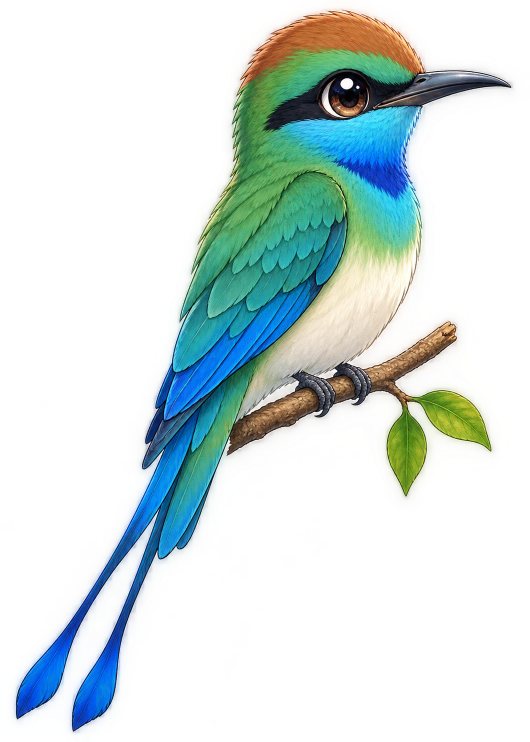
#> input picture docs/archive/blue-throated-bee-eater-pet/source/ref-01.png, 1060 x 1484 px (shown at 1/2 size); its folder holds 8 pictures in this run
$ python gen-pet-ai.py
#> lines starting #> are read from the running program, lines starting #| are printed output that depends on the picture
#!/usr/bin/env python3
"""
Blue-throated Bee-eater pet sprite generator (dsh-pet contribution) — v3 (AI route, ARCHIVED).

Superseded: the shipped assets are drawn by the pixel-art pipeline in gen-pet.py
(2026-09-07 review: the AI-illustration route was kept as a reviewed alternative;
sources ref-01..ref-08 remain part of the provenance record but are no longer
referenced by the shipped generator). This file is frozen for traceability.

Source-art composition pipeline. The animal art is a set of AI-generated
reference illustrations (see ./source/*.png, contributed by the repository
contributor with a declared license on record; not repository-authored),
already delivered as transparent-background RGBA portraits:

  ref-01  perched side view on a twig
  ref-02  flying side view, wings raised in a V
  ref-03  frontal hover, wings spread
  ref-04  perched side view, near wing partially raised (waving)

This generator keys nothing (sources are already transparent), fits each
sprite into the hatch-pet 8-column x 9-row atlas contract (192x208 cells,
row order idle / running-right / running-left / waving / jumping / failed /
waiting / running / review, frames [6, 8, 8, 4, 5, 8, 6, 6, 6]) and derives
the nine animation tracks with paper-doll transforms (breath, beat, sway,
tilt, droop, hop and mirroring), 4x supersampled and LANCZOS downscaled.

Outputs:
  packages/dsh-pet/assets/blue-throated-bee-eater/
    spritesheet.webp  1536x1872 lossless webp atlas
    previews/<track>.gif  one animated preview per track (192x208)
  docs/archive/blue-throated-bee-eater-pet/contact-sheet.png

Re-run: python3 docs/archive/blue-throated-bee-eater-pet/gen-pet.py
"""

import math
import os
from PIL import Image, ImageDraw, ImageFont

SS = 4  # supersample factor
CW, CH = 192, 208
COLUMNS = 8
ROWS = 9
BASE = os.path.dirname(os.path.abspath(__file__))

TRACKS = [
    ("idle", 6),
    ("running-right", 8),
    ("running-left", 8),
    ("waving", 4),
    ("jumping", 5),
    ("failed", 8),
    ("waiting", 6),
    ("running", 6),
    ("review", 6),
]

DURATIONS = {
    "idle": [500, 500, 600, 500, 500, 600],
    "running-right": [300, 300, 300, 300, 300, 300, 300, 400],
    "running-left": [300, 300, 300, 300, 300, 300, 300, 400],
    "waving": [450, 450, 450, 450],
    "jumping": [400, 400, 400, 450, 450],
    "failed": [550, 550, 550, 600, 650, 700, 550, 550],
    "waiting": [550, 550, 600, 550, 550, 600],
    "running": [330, 330, 330, 330, 330, 400],
    "review": [650, 650, 650, 650, 650, 650],
}

# --- sprite preparation -------------------------------------------------------

def strip_ghost(im, region, sat_max=0.22, feather=36):
    """Zero-way out low-saturation pixels inside a polygon region (the pale
    'ghost wing' overlapping the waving reference). Returns a copy."""
    from PIL import ImageFilter
    w, h = im.size
    mask = Image.new('L', (w, h), 0)
    d = ImageDraw.Draw(mask)
    d.polygon(region, fill=255)
    mask = mask.filter(ImageFilter.GaussianBlur(feather))
    pix = im.load()
    mpix = mask.load()
    out = im.copy()
    opix = out.load()
    for y in range(h):
        for x in range(w):
            if mpix[x, y] > 0:
                r, g, b, a = pix[x, y]
                mx, mn = max(r, g, b), min(r, g, b)
                sat = 0.0 if mx == 0 else (mx - mn) / mx
                if sat < sat_max and mx > 80:
                    opix[x, y] = (r, g, b, 0)
    return out


def load_sprite(name, fit_h, anchor, cx=96.0, cy=None, max_w=190.0,
                region=None, strip_ghost_sat=0.0):
    """Load, bbox-trim, scale to fit_h (1x), return RGBA + anchor point."""
    im = Image.open(os.path.join(BASE, 'source', name)).convert('RGBA')
    if region is not None:
        im = strip_ghost(im, region, sat_max=strip_ghost_sat)
    bbox = im.getbbox()
    im = im.crop(bbox)
    scale = min(fit_h / im.height, max_w / im.width)
    if scale != 1:
        im = im.resize((round(im.width * scale), round(im.height * scale)), Image.LANCZOS)
    cy = cy if cy is not None else im.height / 2
    return im, (cx, cy)


def make_canvas():
    return Image.new('RGBA', (CW * SS, CH * SS), (0, 0, 0, 0))


# [25 lines left out: functions paste_sprite, render_cell, not called in this run]


# --- sprite set --------------------------------------------------------------

def build_sprites():
    perched, _ = load_sprite('ref-01.png', 188, 'bottom', cy=None)
#> in load_sprite, im is the input picture: PIL image 1060x1484 RGBA; mean R, G, B, A 43.7, 60.1, 59, 69.6
#> in load_sprite, `bbox = im.getbbox()`: bbox = (0, 0, 1060, 1484)
    perched_anchor = (96.0, 200.0)  # branch base sits near the cell bottom
    # ref-04 carries a pale ghost wing overlapping the lower-left; erase it
    # with a saturation key inside that region
    wave, _ = load_sprite('ref-04.png', 188, 'bottom', cy=None,
                          region=[(0, 240), (420, 240), (420, 1484), (0, 1484)],
                          strip_ghost_sat=0.24)
#> call 2 of load_sprite, with name = 'ref-04.png', fit_h = 188, anchor = 'bottom', cx = 96, max_w = 190, strip_ghost_sat = 0.24
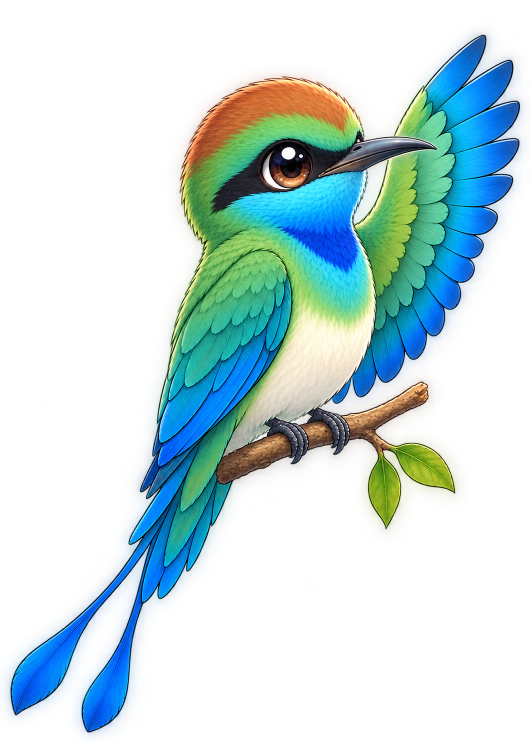
#> input picture docs/archive/blue-throated-bee-eater-pet/source/ref-04.png, 1060 x 1484 px (shown at 1/2 size)
#> in load_sprite, im is the input picture: PIL image 1060x1484 RGBA; mean R, G, B, A 44.1, 69.8, 71.7, 81.5
#> in strip_ghost, `mask = Image.new('L', (w, h), 0)`: mask: PIL image 1060x1484 L; every value is 0
#> in strip_ghost, `mask = mask.filter(ImageFilter.GaussianBlur(feather))`:
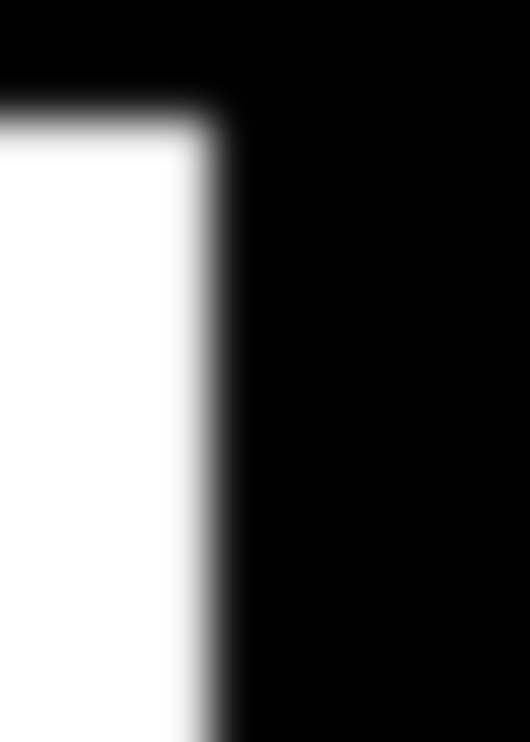
#> mask: PIL image 1060x1484 L (shown at 1/2 size); min 0, max 255, mean 84.9
#> in load_sprite (call 2), `bbox = im.getbbox()`: bbox = (0, 23, 1060, 1484)
    wave_anchor = (96.0, 200.0)
    droop, _ = load_sprite('ref-06-droop.png', 186, 'bottom', cy=None)
#> call 3 of load_sprite, with name = 'ref-06-droop.png', fit_h = 186, anchor = 'bottom', cx = 96, max_w = 190, strip_ghost_sat = 0
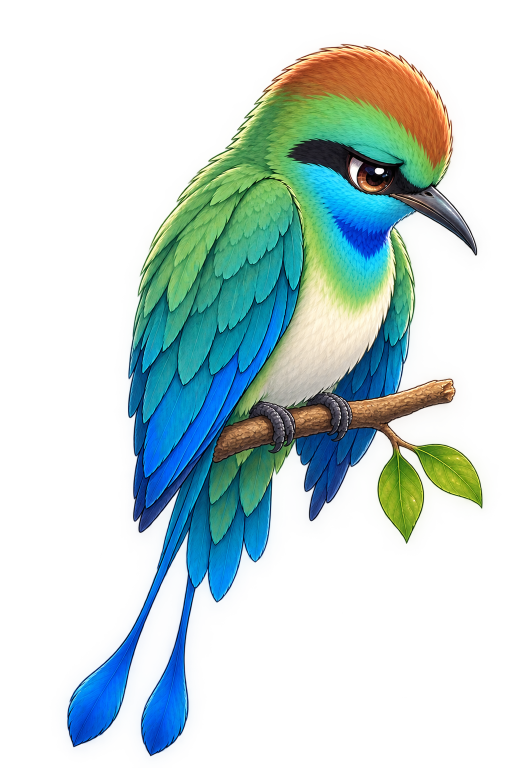
#> input picture docs/archive/blue-throated-bee-eater-pet/source/ref-06-droop.png, 1024 x 1536 px (shown at 1/2 size)
#> in load_sprite, im is the input picture: PIL image 1024x1536 RGBA; mean R, G, B, A 51.4, 76.9, 75.7, 84.1
#> in load_sprite (call 3), `bbox = im.getbbox()`: bbox = (0, 33, 1012, 1536)
#> in load_sprite (call 3), `im = im.resize((round(im.width * scale), round(im.height * scale)), Im..`:
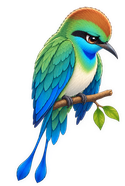
#> im: PIL image 125x186 RGBA; mean R, G, B, A 35.4, 58.3, 58.3, 86.8; transparent parts drawn white
    droop_anchor = (96.0, 200.0)
    tilt, _ = load_sprite('ref-07-tilt.png', 186, 'bottom', cy=None)
#> call 4 of load_sprite, with name = 'ref-07-tilt.png', fit_h = 186, anchor = 'bottom', cx = 96, max_w = 190, strip_ghost_sat = 0
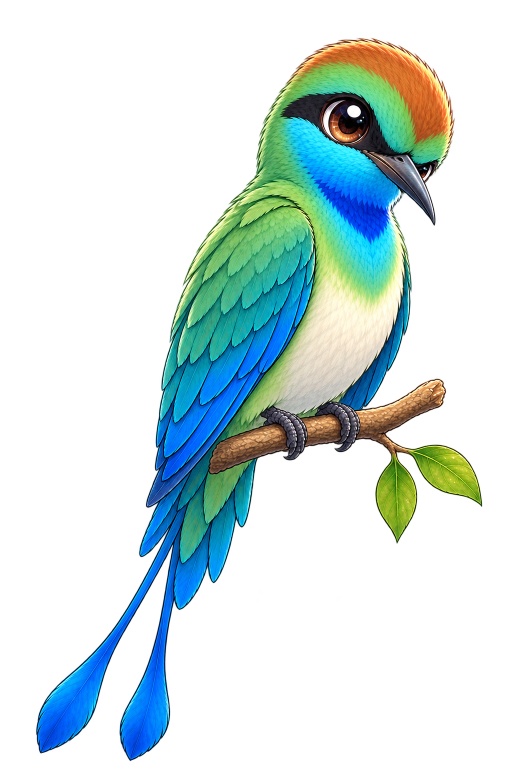
#> input picture docs/archive/blue-throated-bee-eater-pet/source/ref-07-tilt.png, 1024 x 1536 px (shown at 1/2 size)
#> in load_sprite, im is the input picture: PIL image 1024x1536 RGBA; mean R, G, B, A 39.8, 66.4, 65.1, 69.7
#> in load_sprite (call 4), `bbox = im.getbbox()`: bbox = (64, 37, 986, 1525)
#> in load_sprite (call 4), `im = im.crop(bbox)`:
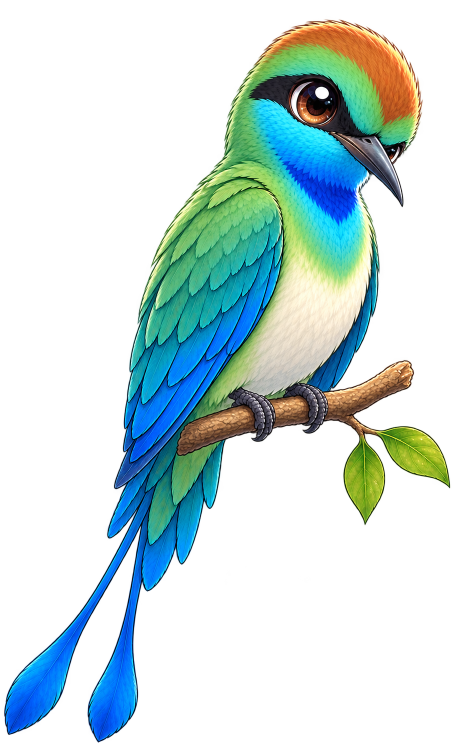
#> im: PIL image 922x1488 RGBA (shown at 1/2 size); mean R, G, B, A 43.3, 73.2, 72, 79.9; transparent parts drawn white
#> in load_sprite (call 4), `im = im.resize((round(im.width * scale), round(im.height * scale)), Im..`:
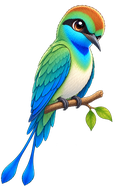
#> im: PIL image 115x186 RGBA; mean R, G, B, A 29.3, 50.7, 49.7, 80; transparent parts drawn white
    tilt_anchor = (96.0, 200.0)
    reviewp, _ = load_sprite('ref-08-review.png', 186, 'bottom', cy=None)
    review_anchor = (96.0, 200.0)
    flying, _ = load_sprite('ref-02.png', 172, 'center', cy=96.0)
    front, _ = load_sprite('ref-03.png', 178, 'center', cy=100.0)
    return {
        'perched': (perched, perched_anchor),
        'wave': (wave, wave_anchor),
        'droop': (droop, droop_anchor),
        'tilt': (tilt, tilt_anchor),
        'review': (reviewp, review_anchor),
        'flying': (flying, (96.0, 96.0)),
        'front': (front, (96.0, 104.0)),
    }


# --- track choreography (paper-doll transforms) ------------------------------

# [93 lines left out: functions track_frames, build_frames, build_atlas, save_gif, build_contact, not called in this run]


def main():
    out_dir = os.path.normpath(os.path.join(BASE, '..', '..', '..', 'packages', 'dsh-pet', 'assets', 'blue-throated-bee-eater'))
    sprites = build_sprites()
    frames = build_frames(sprites)
    atlas = build_atlas(frames)
    os.makedirs(os.path.join(out_dir, 'previews'), exist_ok=True)
    atlas.save(os.path.join(out_dir, 'spritesheet.webp'), format='WEBP', lossless=True, quality=100, method=6)
    for name, _ in TRACKS:
        save_gif(frames[name], name, os.path.join(out_dir, 'previews', f'{name}.gif'))
    sheet = build_contact(frames)
    sheet.save(os.path.join(BASE, 'contact-sheet.png'))
    print('wrote', out_dir)
    for name, _ in TRACKS:
        g = os.path.join(out_dir, 'previews', f'{name}.gif')
        print(name, '->', os.path.getsize(g), 'bytes')
    print('spritesheet', os.path.getsize(os.path.join(out_dir, 'spritesheet.webp')), 'bytes')


if __name__ == '__main__':
#> (the run stopped early here; a loop or call above may not have finished)
